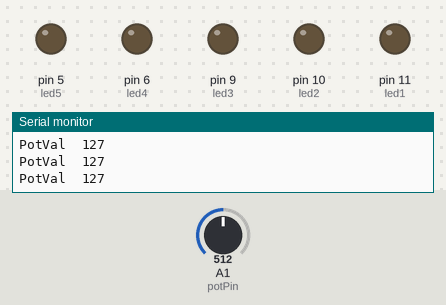
A sketch run on a simulated Arduino Uno, built with avr-gcc and run on an emulated ATmega328P. On the bench: output pins drawn as LEDs (lit = HIGH), the last lines printed to the serial monitor. The inputs (shaded band) are chosen by the test bench; at power-on: A1 (potPin) = 512.

Above: at 1.3 s.
1.4 s: A1 (potPin) set to 716
At 1.57 s:
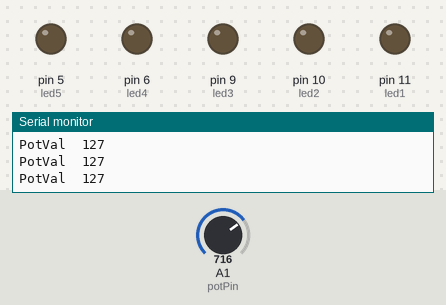
4.6 s: A1 (potPin) set to 900
At 4.98 s:
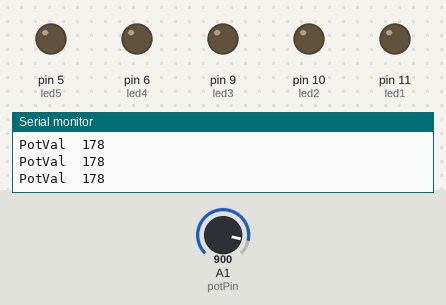
7.8 s: A1 (potPin) set to 306
At 8.95 s:
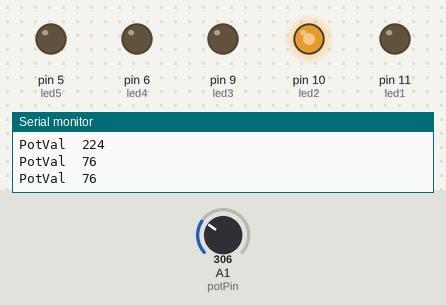
Timing chart, 0 to 8.8 s (numbered marks = the images above; inputs shaded):
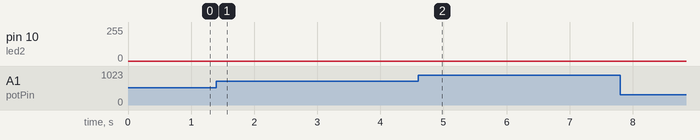

Measured:
- after the input at 1.4 s, pin 9 (led3): stays LOW (without the input it goes to HIGH after 1.3 s)
- after the input at 4.6 s, pin 6 (led4): stays LOW (without the input it goes to HIGH after 1.3 s)

The sketch:

tarea2_for.ino
```cpp
/* Tarea 2 - CURSO ARDUINO MARTIN RUBIAL

Con este codigo vamo a utilizar cilcos for para subir y bajar el brillo de los Leds analogicamente con pwm.
El codigo lee el valor de un POT y lo mapea. A ese map lo dividimos en 5 partes para repartirlas entre los Leds y con una etapa final de "emergencia" en la que prende todos.
Los Leds se conectan a las salidas pwm 5, 6, 9, 10, y 11, sienso este ultimo definido como "led1" y el pin 5 como "led5".
El Pote esta conectado al Pin analogico A1*/
/*--------------------------------------------------*/
int potPin = A1;  //asignamos entrada analog para pote
int PotVal;       //asignamos nombre al valor que vamos a leer y mapear del pote

// asignamos los pines para los Leds, son pines con salida PWM
int led1 = 11;
int led2 = 10;
int led3 = 9;
int led4 = 6;
int led5 = 5;
int dt = 50;  //asignamos una variable de tiempo para cuando la nececitemos. Por si queremos modificarla, la cambiamos solo aca

void setup() {
  // put your setup code here, to run once:

  Serial.begin(9600);  //inicializamos monitor para futuras comprobaciones
  //declaramos que los pines para los Led son salidas
  pinMode(led1, OUTPUT);
  pinMode(led2, OUTPUT);
  pinMode(led3, OUTPUT);
  pinMode(led4, OUTPUT);
  pinMode(led5, OUTPUT);
  pinMode(potPin, INPUT);  //declaramos entrada analogica, aunque no es necesario pero me gusta para no dudar
}

void loop() {
  // put your main code here, to run repeatedly:
  int Pote = analogRead(potPin);            //leemos el valor del pote
  int PotVal = map(Pote, 0, 1023, 0, 255);  //le damos a la variable PotVal el resultado del mapeo del pote

  // imprimimos en el monitor el valor PotVal
  Serial.print("PotVal  ");
  Serial.println(PotVal);
  //Serial.print("Pote ");
  //Serial.println(Pote); //estas lineas son para verificaciones y prueba, pueden comentarce o descomentarce para uasrlas, no modifican el programa
  delay(dt);

  /*vamos a iniciar condicionales para los diferentes valores, vamos de a 50 para tener 5 estados */

  if (PotVal <= 50) {  //primer condicion para un valor menor o igual a 50
     //aca usamos una variable "i" solo como un caracter al que le vamos a asignar un valor, puede usarce otra letra
    for (int i = 0; i <= 255; i++) { //aca dijimos "para i = 0 mientras sea <= a 255 vamos a sumarle 1 a i"
      analogWrite(led1, i); //aca le decimos que le de al pwm el valor de i (que es de 0 a 255)
      delay(1);
    }
    for (int i = 255; i >= 0; i--) { //esto es lo mismo que el paso anterior pero inverso, cuando i vale 255 vamos a restarte de a uno hasta llegar a 0
      analogWrite(led1, i); //aca le decimos que le de al pwm el valor de i (que es de 255 a 0)
      delay(1);
    }  //nos aseguramos de que el led apague cuando el valor es mayor a 50
  }
  if (PotVal >= 51 && PotVal <= 100) {  //segunda condicion para valor entre 51 y 100
    for (int i = 0; i <= 255; i++) {
      analogWrite(led2, i);
      delay(1);
    }
    for (int i = 255; i >= 0; i--) {
      analogWrite(led2, i);
      delay(1);
    }
  }
    if (PotVal >= 101 && PotVal <= 150) {  //tercera condicion para valor entre 101 y 150
       for (int i = 0; i <= 255; i++) {
      analogWrite(led3, i);
      delay(1);
    }
    for (int i = 255; i >= 0; i--) {
      analogWrite(led3, i);
      delay(1);
    }
  }
    if (PotVal >= 151 && PotVal <= 200) {  //cuarta condicion para valor entre 51 y 200
       for (int i = 0; i <= 255; i++) {
      analogWrite(led4, i);
      delay(1);
    }
    for (int i = 255; i >= 0; i--) {
      analogWrite(led4, i);
      delay(1);
    }
  }
    if (PotVal >= 201 && PotVal <= 255) {  //quinta condicion para valor entre 201 y 240 (vamos hasta 240 asi podemos poner una sexta condicion para valores entr 240 y 255)
       for (int i = 0; i <= 255; i++) {
      analogWrite(led5, i);
      delay(1);
    }
    for (int i = 255; i >= 0; i--) {
      analogWrite(led5, i);
      delay(1);
    }
  }

  }
```
